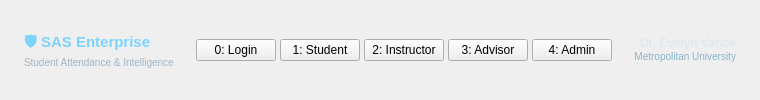
     <widget class="QFrame" name="frame_top_header">
      <property name="minimumSize">
       <size>
        <width>0</width>
        <height>72</height>
       </size>
      </property>
      <layout class="QHBoxLayout" name="headerLayout">
       <property name="leftMargin">
        <number>24</number>
       </property>
       <property name="rightMargin">
        <number>24</number>
       </property>
       <!-- Brand -->
       <item>
        <widget class="QLabel" name="lbl_header_brand">
         <property name="text">
          <string>&lt;html&gt;&lt;head/&gt;&lt;body&gt;&lt;span style=&quot;font-size:15px; font-weight:bold; color:#7dd3fc;&quot;&gt;🛡 SAS Enterprise&lt;/span&gt;&lt;br/&gt;&lt;span style=&quot;font-size:10px; color:#a0b4c4;&quot;&gt;Student Attendance &amp;amp; Intelligence&lt;/span&gt;&lt;/body&gt;&lt;/html&gt;</string>
         </property>
        </widget>
       </item>
       <item>
        <spacer name="headerSpacerLeft">
         <property name="orientation">
          <enum>Qt::Horizontal</enum>
         </property>
        </spacer>
       </item>
       <!-- Role Navigation Tabs -->
       <item>
        <widget class="QFrame" name="frame_nav_tabs">
         <layout class="QHBoxLayout" name="tabsLayout">
          <property name="spacing">
           <number>4</number>
          </property>
          <item>
           <widget class="QPushButton" name="btn_nav_login">
            <property name="text">
             <string>0: Login</string>
            </property>
           </widget>
          </item>
          <item>
           <widget class="QPushButton" name="btn_nav_student">
            <property name="text">
             <string>1: Student</string>
            </property>
           </widget>
          </item>
          <item>
           <widget class="QPushButton" name="btn_nav_instructor">
            <property name="text">
             <string>2: Instructor</string>
            </property>
           </widget>
          </item>
          <item>
           <widget class="QPushButton" name="btn_nav_advisor">
            <property name="text">
             <string>3: Advisor</string>
            </property>
           </widget>
          </item>
          <item>
           <widget class="QPushButton" name="btn_nav_admin">
            <property name="text">
             <string>4: Admin</string>
            </property>
           </widget>
          </item>
         </layout>
        </widget>
       </item>
       <item>
        <spacer name="headerSpacerRight">
         <property name="orientation">
          <enum>Qt::Horizontal</enum>
         </property>
        </spacer>
       </item>
       <!-- Profile Info -->
       <item>
        <widget class="QLabel" name="lbl_header_user">
         <property name="text">
          <string>&lt;html&gt;&lt;head/&gt;&lt;body&gt;&lt;b style=&quot;color:#e0e8f0;&quot;&gt;Dr. Evelyn Vance&lt;/b&gt;&lt;br/&gt;&lt;span style=&quot;font-size:10px; color:#88b4cc;&quot;&gt;Metropolitan University&lt;/span&gt;&lt;/body&gt;&lt;/html&gt;</string>
         </property>
         <property name="alignment">
          <set>Qt::AlignRight|Qt::AlignVCenter</set>
         </property>
        </widget>
       </item>
      </layout>
     </widget>
